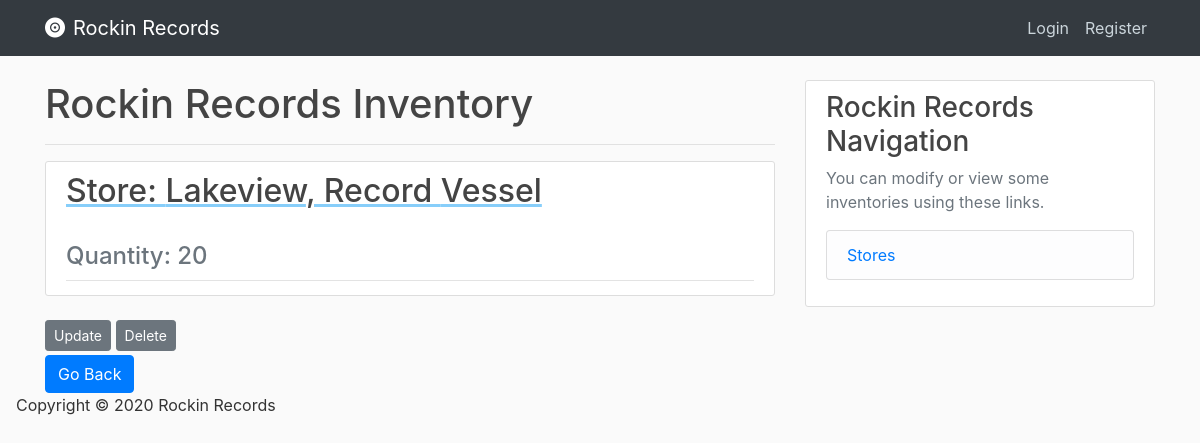
The app's page /inventory/1/1 with its own data.
### database/models.py (models this page shows, shortened)
class Stores(db.Model):
    store_id = db.Column(db.Integer, primary_key=True, nullable=False, autoincrement="auto")
    store_name = db.Column(db.String(120), nullable=False)
    street_address = db.Column(db.String(120), nullable=False)
    city_address = db.Column(db.String(120), nullable=False)
    state_address = db.Column(db.String(120), nullable=False)
    zip_address = db.Column(db.String(120), nullable=False)

class Records(db.Model):
    record_id = db.Column(db.Integer, primary_key=True, nullable=False, autoincrement="auto")
    record_name = db.Column(db.String(120), nullable=False)
    record_genre = db.Column(db.String(120), nullable=False)
    record_price = db.Column(db.Float, nullable=False)
    artist_id = db.Column(db.Integer, db.ForeignKey('artists.artist_id'), nullable=False)

class Inventory(db.Model):
    record_id = db.Column(db.Integer, db.ForeignKey('records.record_id'), primary_key=True, nullable=False)
    store_id = db.Column(db.Integer, db.ForeignKey('stores.store_id'), primary_key=True, nullable=False)
    quantity = db.Column(db.Integer, nullable=False)

### database/routes.py (the view)
@app.route('/inventory/<record_id>/<store_id>')
def inventory(record_id, store_id):
    inv = Inventory.query.get_or_404([record_id, store_id])
    if inv:
        print('Hello')
        inventory_join = db.session.execute(
            f'SELECT records.record_id, records.record_name, stores.store_id, stores.store_name,\
                inventory.quantity \
                FROM records, inventory, stores \
                WHERE (inventory.record_id = records.record_id) AND (inventory.store_id = stores.store_id) \
                AND ({inv.store_id} = inventory.store_id) AND ({inv.record_id} = inventory.record_id);'
        ).first()
        return render_template('inventory.html', inventory=inventory_join)
    else:
        return redirect(url_for('home'))

### database/Templates/inventory.html
{% extends "index.html" %}
{% block content %}
    <h1> Rockin Records Inventory</h1>
    <hr>
        <article class="media content-section">
            <div class="media-body">
                <div class="article-metadata">
                    <a class="mr-2" href="#" style="text-decoration: underline; text-decoration-color: lightskyblue;" >
                    <h2> Store: {{ inventory['store_name'] }}, Record {{ inventory['record_name'] }} </h2>
                    </a>
                    <h4 class="text-muted"> Quantity: {{ inventory.quantity }} </h4>
                </div>
          </div>
        </article>
        <div>
              <a class="btn btn-secondary btn-sm mt-1 mb-1" href="{{ url_for('update_inventory', store_id=inventory.store_id, record_id=inventory.record_id) }}">Update</a>
              <a class="btn btn-secondary btn-sm mt-1 mb-1" href="{{ url_for('delete_inventory', store_id=inventory.store_id, record_id=inventory.record_id) }}">Delete</a>
        </div>
     <div>
        <a href="{{ url_for('home') }} ">
          <button class='btn btn-primary'>
              Go Back
          </button>
        </a>
     </div>
{% endblock content %}

### database/static/css/main.css (style rules this page uses)
body { background: #fafafa; color: #333333; margin-top: 5rem; }
h1, h2, h3, h4, h5, h6 { color: #444444; }
.content-section { background: #ffffff; padding: 10px 20px; border: 1px solid #dddddd; border-radius: 3px; margin-bottom: 20px; }
.article-metadata { padding-bottom: 1px; margin-bottom: 4px; border-bottom: 1px solid #e3e3e3 }

### records on screen
Stores: store_name "Lakeview"
Records: record_name "Vessel"
Inventory: quantity "20"
